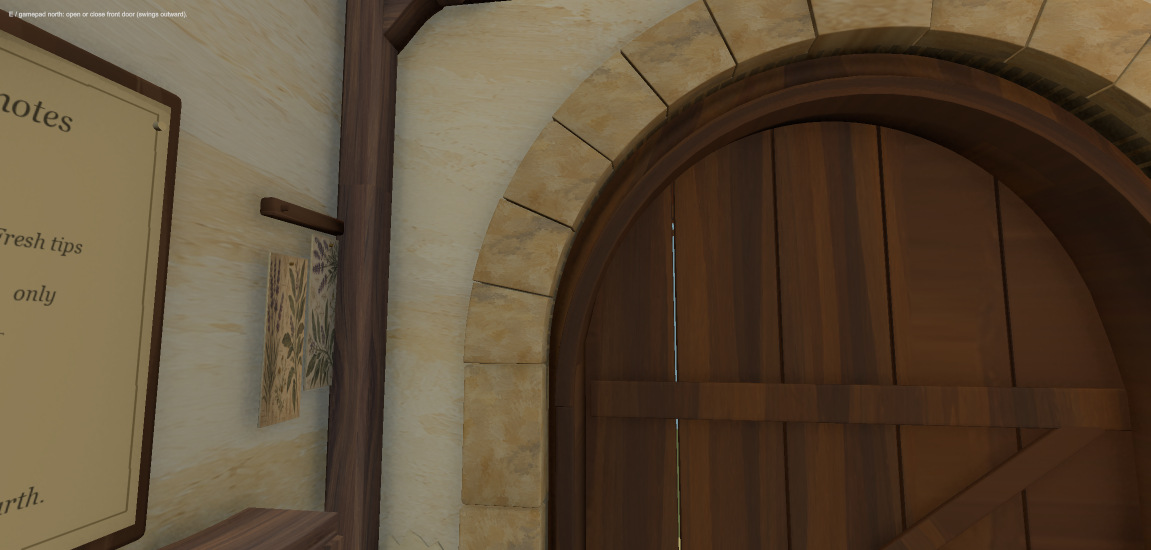
#> input picture ArtSource/Blender/Interiors/CrookedMortar/EntranceWorkflow11/Previews/After/ConstructionClose.png, 2302 x 1100 px, given in place of DoorGameplay.png, which was not available (shown at 1/2 size)
$ python CompareViews.py
#> lines starting #> are read from the running program, lines starting #| are printed output that depends on the picture; pictures that were not available may be replaced by others from this repository, and a replacement may not be noted
from pathlib import Path
from PIL import Image,ImageDraw
D=Path(__file__).resolve().parent/'Previews';out=D/'Comparison';out.mkdir(exist_ok=True)
for n in ['DoorGameplay','AngledGameplay','ConstructionClose','SectionClay']:
 a=Image.open(D/'Before'/f'{n}.png').convert('RGB');b=Image.open(D/'After'/f'{n}.png').convert('RGB');assert a.size==b.size;a.thumbnail((1000,600));b.thumbnail((1000,600));w,h=a.size;c=Image.new('RGB',(2*w,h+36),(28,27,24));c.paste(a,(0,36));c.paste(b,(w,36));dr=ImageDraw.Draw(c);dr.text((15,10),'WORKFLOW10 ENTRANCE BEFORE',fill='white');dr.text((w+15,10),'ENTRANCE WORKFLOW11 CANDIDATE',fill='white');c.save(out/f'{n}.jpg',quality=94)
#> further down, a is the input picture: PIL image 2302x1100 RGB; mean R, G, B 93.1, 75.9, 54.6
#> after `a.thumbnail((1000, 600))`:
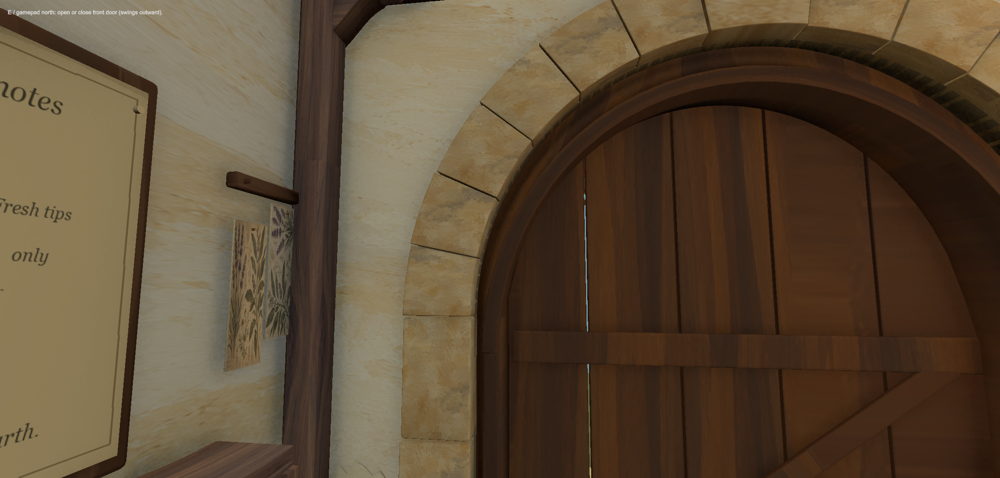
#> a: PIL image 1000x478 RGB; mean R, G, B 93.1, 75.9, 54.6
#> after `w, h = a.size`: w = 1000; h = 478
#> after `c.paste(a, (0, 36))`:
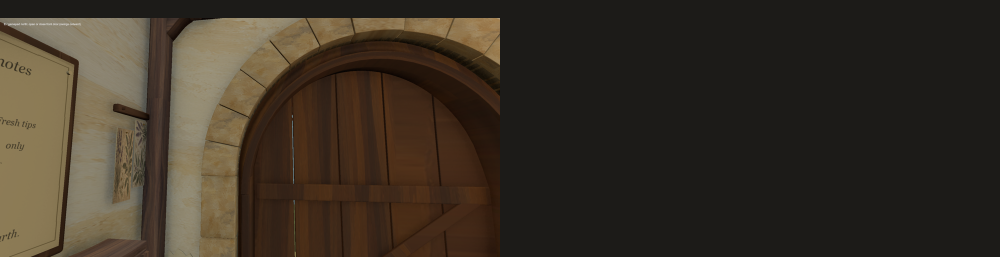
#> c: PIL image 2000x514 RGB (shown at 1/2 size); mean R, G, B 58.3, 49.7, 38.2
#> after `c.paste(b, (w, 36))`:
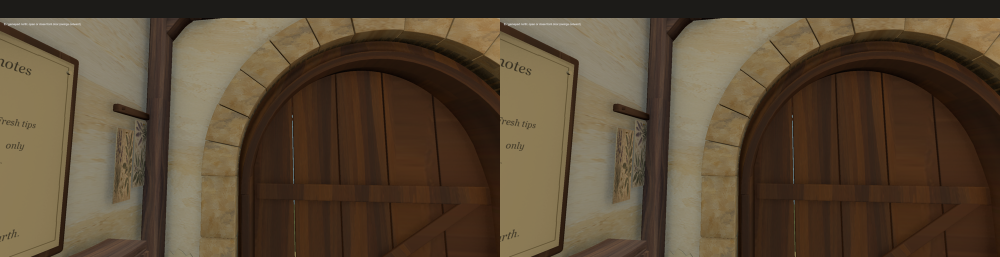
#> c: PIL image 2000x514 RGB (shown at 1/2 size); mean R, G, B 88.6, 72.4, 52.4
#> after `a = Image.open(D / 'Before' / f'{n}.png').convert('RGB')`:
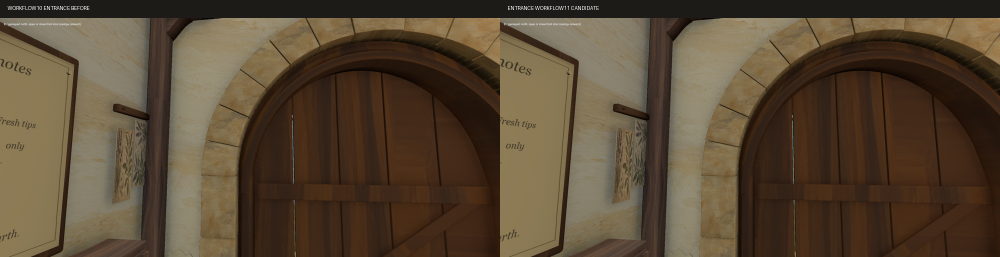
#> saved as DoorGameplay.jpg: PIL image 2000x514 RGB (shown at 1/2 size); mean R, G, B 88.8, 72.6, 52.6
#> (the run stopped early here; a loop or call above may not have finished)
